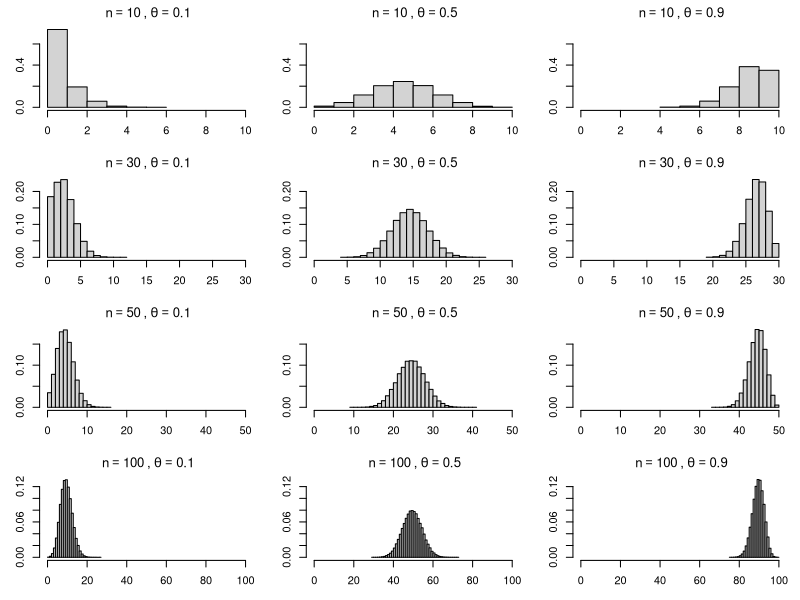

Write the R code that produced this figure.
N <- 1e5

ns <- c(10, 30, 50, 100)
thetas <- c(0.1, 0.5, 0.9)

par(mfrow = c(4, 3), mar = c(3, 3, 2, 1))

Y_MAX = c(0.0, 0.0, 0.0, 0.0)

h <- matrix(
  vector("list", length(ns) * length(thetas)),
  nrow=length(ns), ncol=length(thetas)
)

set.seed(47)
for(i in seq_along(ns)) {
  for(j in seq_along(thetas)) {
    S <- rbinom(n = N, size = ns[i], prob = thetas[j])
    h[[i, j]] <- hist(
      S, breaks = seq(min(S), max(S), by = 1), 
      right=TRUE, plot=FALSE
    )
    Y_MAX[i] <- max(max(h[[i, j]]$density), Y_MAX[i]);
  }
}

for(i in seq_along(ns)) {
  for(j in seq_along(thetas)) {
    plot(h[[i,j]],
         xlim = c(0, ns[i]),
         ylim = c(0, Y_MAX[i]),
         freq=FALSE,
         main=bquote(~ n == .(ns[i]) ~ "," ~ theta == .(thetas[j]))
    );
  }
}
